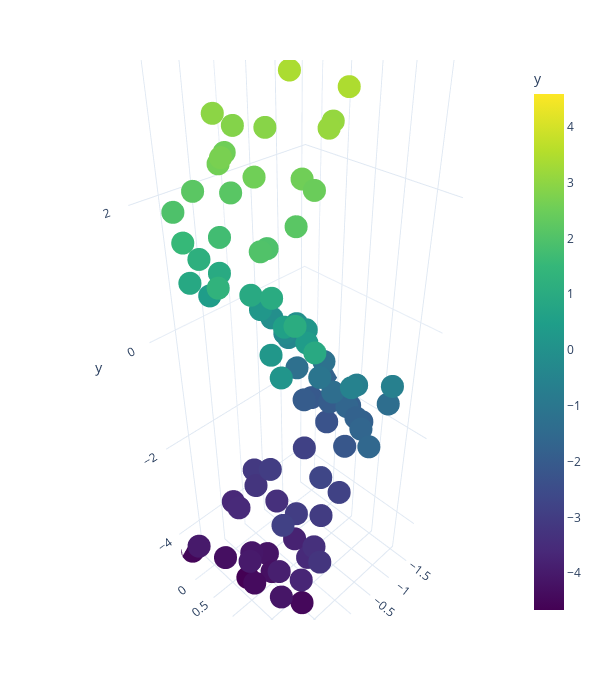

This figure's notebook cell:
### Code cell
px.scatter_3d(data_frame=train,
              x="X1",
              y="X2",
              z="y",
              color="y",
              color_continuous_scale="viridis",
              height=700,
              width=600,
              template="plotly_white")
              #color = "y")
